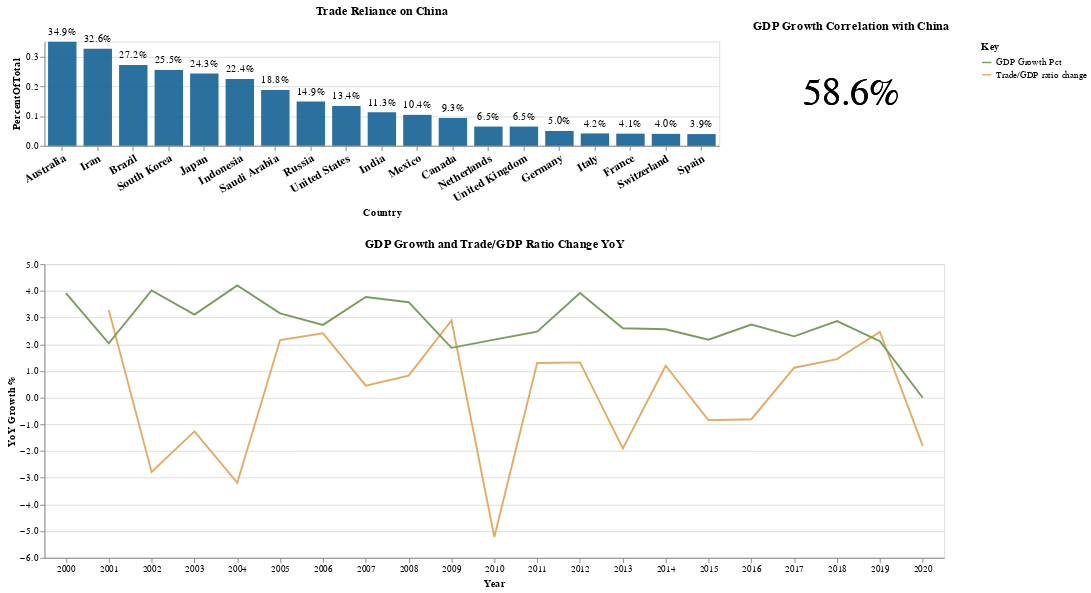

Write notebook code for a chart like this one.
### Code cell
my_altair.get_china_section_2()

### Figure 1 — Vega-Lite specification as saved in the notebook (floating-point values rounded to 4 significant figures; data arrays with more than 128 entries replaced by an {"elided": "..."} marker saying what was removed)
{"config": {"view": {"continuousWidth": 400, "continuousHeight": 300}, "title": {"baseline": "line-top", "dy": -5}}, "vconcat": [{"hconcat": [{"layer": [{"mark": {"type": "bar", "color": "#156296", "opacity": 0.9, "size": 30}, "encoding": {"x": {"axis": {"labelAngle": -30, "labelFontSize": 12, "labelFontWeight": "bold", "labelOverlap": false}, "field": "Country", "sort": "-y", "type": "nominal"}, "y": {"field": "PercentOfTotal", "type": "quantitative"}}, "selection": {"selector003": {"type": "single", "fields": ["Country"], "empty": "none", "init": {"Country": "Australia"}}}, "transform": [{"calculate": "datum.total_trade / datum.total_toWorld_trade", "as": "PercentOfTotal"}]}, {"mark": {"type": "text", "dy": -10}, "encoding": {"text": {"field": "PercentOfTotal", "format": ".1%", "type": "quantitative"}, "x": {"axis": null, "field": "Country", "sort": "-y", "type": "nominal"}, "y": {"field": "PercentOfTotal", "type": "quantitative"}}, "transform": [{"calculate": "datum.total_trade / datum.total_toWorld_trade", "as": "PercentOfTotal"}]}], "height": 110.0, "resolve": {"scale": {"x": "independent"}}, "title": "Trade Reliance on China", "transform": [{"filter": {"equal": 2020, "field": "Year"}}, {"filter": {"equal": "Trades with China", "field": "isChinaPartner"}}], "width": 712.5}, {"mark": {"type": "text", "size": 40}, "encoding": {"text": {"field": "GDPcorrel_w_China", "format": ".1%", "type": "quantitative"}}, "height": 110.0, "title": "GDP Growth Correlation with China", "transform": [{"filter": {"selection": "selector003"}}, {"filter": {"equal": 2020, "field": "Year"}}], "width": 237.5}]}, {"layer": [{"mark": "line", "encoding": {"color": {"field": "key", "legend": {"title": "Key"}, "scale": {"domain": ["GDP Growth Pct", "Trade/GDP ratio change"], "range": ["#799D5E", "#E4AB65"]}, "type": "nominal"}, "tooltip": [{"field": "Year", "type": "quantitative"}, {"field": "Trade/GDP ratio change", "format": ".2f", "type": "quantitative"}, {"field": "GDP Growth Pct", "format": ".2f", "type": "quantitative"}], "x": {"axis": {"labelAngle": 0}, "field": "Year", "type": "ordinal"}, "y": {"axis": {"format": ".1f", "title": "YoY Growth %"}, "field": "value", "type": "quantitative"}}, "transform": [{"fold": ["Trade/GDP ratio change", "GDP Growth Pct"]}, {"filter": {"selection": "selector003"}}]}], "height": 310.0, "title": "GDP Growth and Trade/GDP Ratio Change YoY", "width": 950}], "data": {"name": "data-bd15bf6076e0b0ae9eed147214942cdf"}, "$schema": "https://vega.github.io/schema/vega-lite/v4.17.0.json", "datasets": {"data-bd15bf6076e0b0ae9eed147214942cdf": {"elided": "553 records"}}}
